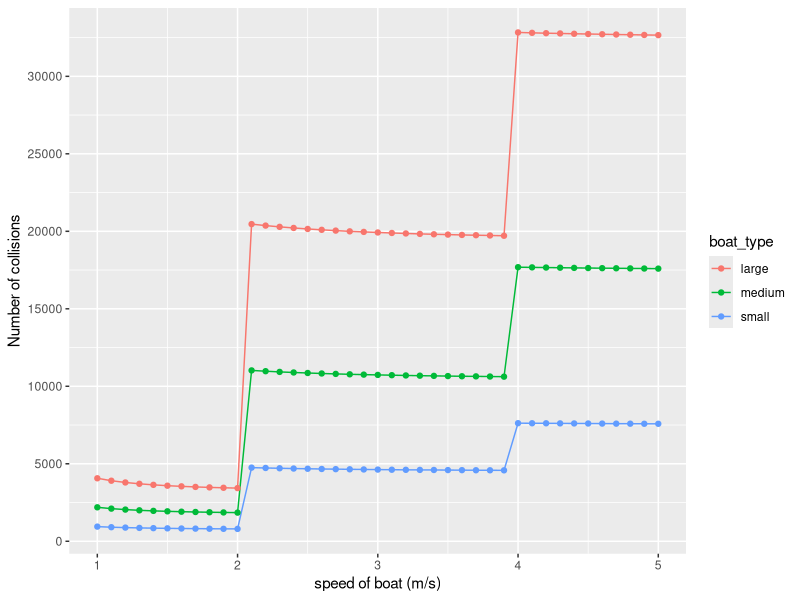

Reproduce this figure in R.
library(dplyr)
library(ggplot2)
options(scipen = 999)
# function for mean encounter rate (lambda_e) for 1 animal-1 boat
# when animal speed is assumed to be fixed
getLambda <- function(vb, vm, rc, S)#vb: boat speed; vm: animal speed; rc= critical distance of encounter 
{
  getJ <- Vectorize(function(vb, vm) {
    alpha <- (2*vm*vb)/(vm^2+vb^2) #alpha 
    f.theta <- function(theta, alpha) sqrt(1 - alpha * cos(theta))/(2 * pi)
    integrate(f.theta, lower = 0, upper = 2 * pi, alpha = alpha)$value})
  (2*rc/S)*sqrt(vm^2 + vb^2)*getJ(vb, vm)
}

#parameters required for above function
area <- 300000000 # Hooghly study area in m^2 (300 km. sq.)
distance <- 550000 #distance travelled by a boat on the 550 km of Hooghly in m
n.days <- 365 #number of days
n.boats <- 500 #number of boats
n.dolph <- 250 #number of dolphins
v.dolph <- 0.97222 #fixed speed (m/s) =0.972222 for ganges river dolphin based on  Sasaki-Yamamoto et al. (2012) - 3.5 km/hr
l_boat <- c(3, 10, 20) #length of boat (m)
w_boat <- c(1.5, 4, 8) #width of boat (m)
l_dolph <- rep(2.25, 3) #length of dolphin (m)
w_dolph <- rep(0.5, 3) #width of dolphin (m)

#three ways of getting critical distance - rc
df <- data.frame(l_boat, w_boat, l_dolph, w_dolph)
df$radius_boat <- sqrt((l_boat * w_boat/pi)) #calculating radius of encounter using areas of boat and animal
df$radius_dolph <- sqrt((l_dolph * w_dolph/pi))
df$rc_radius <- df$radius_boat + df$radius_dolph 
df$rc_width <- df$w_boat + df$w_dolph #when dolph and boat are parallel to each other
df$rc_lw <- df$w_boat + df$l_dolph #when dolph is perpendicular to boat

v.boat <- seq(1, 5, 0.1) #in m/s (based on vboat of 8-15 km/hr)

#data frame with all combinations of rc_radius and boat speed
df_rc_radius <- expand.grid(df$rc_radius, v.boat)
colnames(df_rc_radius) <- c("rc_radius", "v.boat")
df_rc_radius <- df_rc_radius %>% mutate(boat_type = case_when(
  rc_radius == rc_radius[1] ~ "small",
  rc_radius == rc_radius[2] ~ "medium",
  rc_radius == rc_radius[3] ~ "large",
))
  
df_rc_radius$area <- rep(area, nrow(df_rc_radius))
df_rc_radius$v.dolph <- rep(v.dolph, nrow(df_rc_radius))
df_rc_radius <- df_rc_radius %>% 
  mutate(p_avoid = case_when(
    v.boat <= 2 ~ 0.95,
    v.boat > 2 & v.boat < 4 ~ 0.7,
    v.boat >=4 ~ 0.5
))

#encounter rate
df_rc_radius$lambda_e <- getLambda(vb = df_rc_radius$v.boat, vm = df_rc_radius$v.dolph, S = df_rc_radius$area, rc = df_rc_radius$rc_radius)  #encounter rate (assumes a fixed animal speed)

#encounter rate when a boat is travelling a fixed distance
df_rc_radius$lambda_FD <- (df_rc_radius$lambda_e) * (distance/df_rc_radius$v.boat) 
df_rc_radius$lam_e_final <-  df_rc_radius$lambda_FD * n.boats * n.days * n.dolph #lambda re-scaled to account for number of days, number of boats and number of animals

#number of encounters follows a poisson distribution of final encounter rate
n_sim <- 10000
n_encounters <- c()
for(i in 1:nrow(df_rc_radius)){
  n_encounters[i] <- mean(rpois(n_sim, df_rc_radius$lam_e_final[i]))
}
df_rc_radius <- cbind(df_rc_radius, n_encounters)

#keeping probability of avoidance as 0
p_striking_depth <- 0.05
n_collisions <- c()
for(i in 1:nrow(df_rc_radius)){
 n_collisions[i] <- mean(rbinom(n_sim, 
                                size = as.integer(df_rc_radius$n_encounters[i]), 
                                p = p_striking_depth * (1 - df_rc_radius$p_avoid[i])))
}
df_rc_radius <- cbind(df_rc_radius, n_collisions)
df_rc_radius$n_collisions <- round(df_rc_radius$n_collisions, 0)

##graph
ggplot(df_rc_radius, aes(x = v.boat, y = n_collisions, color = boat_type)) +
  geom_line() +
  geom_point() +
  scale_y_continuous(breaks = seq(from = 0, to = 33000, by = 5000)) +
  ylab("Number of collisions") +
  xlab("speed of boat (m/s)")
  
